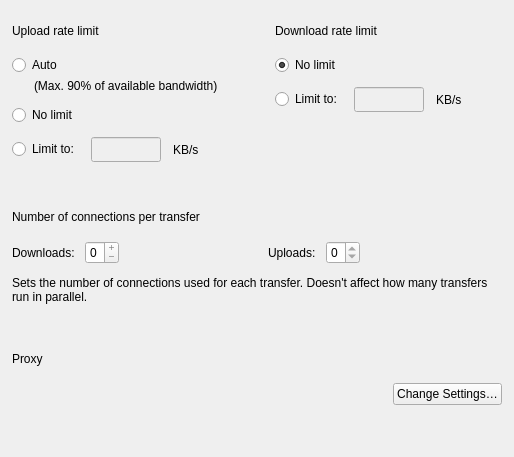
     <widget class="QWidget" name="pNetwork">
      <property name="focusPolicy">
       <enum>Qt::WheelFocus</enum>
      </property>
      <layout class="QVBoxLayout" name="verticalLayout_10" stretch="0,0,0,1">
       <property name="spacing">
        <number>24</number>
       </property>
       <property name="leftMargin">
        <number>0</number>
       </property>
       <property name="topMargin">
        <number>12</number>
       </property>
       <property name="rightMargin">
        <number>0</number>
       </property>
       <property name="bottomMargin">
        <number>0</number>
       </property>
       <item>
        <layout class="QHBoxLayout" name="hRateLimitsRow" stretch="1,1">
         <property name="spacing">
          <number>36</number>
         </property>
         <property name="leftMargin">
          <number>12</number>
         </property>
         <property name="topMargin">
          <number>12</number>
         </property>
         <property name="rightMargin">
          <number>12</number>
         </property>
         <property name="bottomMargin">
          <number>12</number>
         </property>
         <item>
          <layout class="QVBoxLayout" name="vUploadRateSection">
           <property name="spacing">
            <number>12</number>
           </property>
           <item>
            <layout class="QVBoxLayout" name="vUploadRateTitleLine">
             <property name="spacing">
              <number>4</number>
             </property>
             <item>
              <widget class="QLabel" name="lUploadRateLimitTitle">
               <property name="text">
                <string>Upload rate limit</string>
               </property>
               <property name="font-size" stdset="0">
                <string notr="true">caption</string>
               </property>
               <property name="semibold" stdset="0">
                <bool>true</bool>
               </property>
              </widget>
             </item>
             <item>
              <widget class="QFrame" name="fUploadRateLine">
               <property name="minimumSize">
                <size>
                 <width>0</width>
                 <height>1</height>
                </size>
               </property>
               <property name="maximumSize">
                <size>
                 <width>16777215</width>
                 <height>1</height>
                </size>
               </property>
               <property name="frameShape">
                <enum>QFrame::NoFrame</enum>
               </property>
              </widget>
             </item>
            </layout>
           </item>
           <item>
            <layout class="QVBoxLayout" name="vUploadRateChoices">
             <property name="spacing">
              <number>12</number>
             </property>
             <property name="leftMargin">
              <number>0</number>
             </property>
             <property name="topMargin">
              <number>0</number>
             </property>
             <property name="rightMargin">
              <number>0</number>
             </property>
             <property name="bottomMargin">
              <number>0</number>
             </property>
             <item>
              <layout class="QVBoxLayout" name="vUploadAutoGroup">
               <property name="spacing">
                <number>4</number>
               </property>
               <property name="leftMargin">
                <number>0</number>
               </property>
               <property name="topMargin">
                <number>0</number>
               </property>
               <property name="rightMargin">
                <number>0</number>
               </property>
               <property name="bottomMargin">
                <number>0</number>
               </property>
               <item>
                <widget class="QRadioButton" name="rUploadAutoLimit">
                 <property name="cursor">
                  <cursorShape>PointingHandCursor</cursorShape>
                 </property>
                 <property name="text">
                  <string>Auto</string>
                 </property>
                 <property name="checked">
                  <bool>true</bool>
                 </property>
                 <property name="font-size" stdset="0">
                  <string notr="true">body-2</string>
                 </property>
                 <property name="semibold" stdset="0">
                  <bool>true</bool>
                 </property>
                </widget>
               </item>
               <item>
                <layout class="QHBoxLayout" name="hUploadAutoNote">
                 <property name="leftMargin">
                  <number>0</number>
                 </property>
                 <property name="topMargin">
                  <number>0</number>
                 </property>
                 <property name="rightMargin">
                  <number>0</number>
                 </property>
                 <property name="bottomMargin">
                  <number>0</number>
                 </property>
                 <item>
                  <spacer name="sUploadAutoIndent">
                   <property name="orientation">
                    <enum>Qt::Horizontal</enum>
                   </property>
                   <property name="sizeType">
                    <enum>QSizePolicy::Maximum</enum>
                   </property>
                   <property name="sizeHint" stdset="0">
                    <size>
                     <width>22</width>
                     <height>14</height>
                    </size>
                   </property>
                  </spacer>
                 </item>
                 <item>
                  <widget class="QLabel" name="lUploadAutoNote">
                   <property name="text">
                    <string>(Max. 90% of available bandwidth)</string>
                   </property>
                   <property name="font-size" stdset="0">
                    <string notr="true">body-2</string>
                   </property>
                   <property name="regular" stdset="0">
                    <bool>true</bool>
                   </property>
                  </widget>
                 </item>
                </layout>
               </item>
              </layout>
             </item>
             <item>
              <layout class="QHBoxLayout" name="hUploadNoLimitRow">
               <property name="leftMargin">
                <number>0</number>
               </property>
               <property name="topMargin">
                <number>0</number>
               </property>
               <property name="rightMargin">
                <number>0</number>
               </property>
               <property name="bottomMargin">
                <number>0</number>
               </property>
               <item>
                <widget class="QRadioButton" name="rUploadNoLimit">
                 <property name="cursor">
                  <cursorShape>PointingHandCursor</cursorShape>
                 </property>
                 <property name="text">
                  <string>No limit</string>
                 </property>
                 <property name="font-size" stdset="0">
                  <string notr="true">body-2</string>
                 </property>
                 <property name="semibold" stdset="0">
                  <bool>true</bool>
                 </property>
                </widget>
               </item>
              </layout>
             </item>
             <item>
              <layout class="QHBoxLayout" name="hUploadLimitRow">
               <property name="leftMargin">
                <number>0</number>
               </property>
               <property name="topMargin">
                <number>0</number>
               </property>
               <property name="rightMargin">
                <number>0</number>
               </property>
               <property name="bottomMargin">
                <number>0</number>
               </property>
               <item>
                <widget class="QRadioButton" name="rUploadLimit">
                 <property name="cursor">
                  <cursorShape>PointingHandCursor</cursorShape>
                 </property>
                 <property name="text">
                  <string>Limit to:</string>
                 </property>
                 <property name="font-size" stdset="0">
                  <string notr="true">body-2</string>
                 </property>
                 <property name="semibold" stdset="0">
                  <bool>true</bool>
                 </property>
                </widget>
               </item>
               <item>
                <widget class="QLineEdit" name="eUploadLimit">
                 <property name="enabled">
                  <bool>false</bool>
                 </property>
                 <property name="minimumSize">
                  <size>
                   <width>70</width>
                   <height>25</height>
                  </size>
                 </property>
                 <property name="maximumSize">
                  <size>
                   <width>70</width>
                   <height>25</height>
                  </size>
                 </property>
                 <property name="alignment">
                  <set>Qt::AlignRight|Qt::AlignTrailing|Qt::AlignVCenter</set>
                 </property>
                 <property name="type" stdset="0">
                  <string notr="true">mega</string>
                 </property>
                </widget>
               </item>
               <item>
                <widget class="QLabel" name="lUploadLimitUnit">
                 <property name="text">
                  <string>KB/s</string>
                 </property>
                </widget>
               </item>
               <item>
                <spacer name="sUploadLimitTrail">
                 <property name="orientation">
                  <enum>Qt::Horizontal</enum>
                 </property>
                 <property name="sizeHint" stdset="0">
                  <size>
                   <width>40</width>
                   <height>20</height>
                  </size>
                 </property>
                </spacer>
               </item>
              </layout>
             </item>
            </layout>
           </item>
           <item>
            <spacer name="sUploadRateBottom">
             <property name="orientation">
              <enum>Qt::Vertical</enum>
             </property>
             <property name="sizeHint" stdset="0">
              <size>
               <width>20</width>
               <height>0</height>
              </size>
             </property>
            </spacer>
           </item>
          </layout>
         </item>
         <item>
          <layout class="QVBoxLayout" name="vDownloadRateSection">
           <property name="spacing">
            <number>12</number>
           </property>
           <item>
            <layout class="QVBoxLayout" name="vDownloadRateTitleLine">
             <property name="spacing">
              <number>4</number>
             </property>
             <item>
              <widget class="QLabel" name="lDownloadRateLimitTitle">
               <property name="text">
                <string>Download rate limit</string>
               </property>
               <property name="font-size" stdset="0">
                <string notr="true">caption</string>
               </property>
               <property name="semibold" stdset="0">
                <bool>true</bool>
               </property>
              </widget>
             </item>
             <item>
              <widget class="QFrame" name="fDownloadRateLine">
               <property name="minimumSize">
                <size>
                 <width>0</width>
                 <height>1</height>
                </size>
               </property>
               <property name="maximumSize">
                <size>
                 <width>16777215</width>
                 <height>1</height>
                </size>
               </property>
               <property name="frameShape">
                <enum>QFrame::NoFrame</enum>
               </property>
              </widget>
             </item>
            </layout>
           </item>
           <item>
            <layout class="QVBoxLayout" name="vDownloadRateChoices">
             <property name="spacing">
              <number>12</number>
             </property>
             <property name="leftMargin">
              <number>0</number>
             </property>
             <property name="topMargin">
              <number>0</number>
             </property>
             <property name="rightMargin">
              <number>0</number>
             </property>
             <property name="bottomMargin">
              <number>0</number>
             </property>
             <item>
              <layout class="QHBoxLayout" name="hDownloadNoLimitRow">
               <property name="leftMargin">
                <number>0</number>
               </property>
               <property name="topMargin">
                <number>0</number>
               </property>
               <property name="rightMargin">
                <number>0</number>
               </property>
               <property name="bottomMargin">
                <number>0</number>
               </property>
               <item>
                <widget class="QRadioButton" name="rDownloadNoLimit">
                 <property name="cursor">
                  <cursorShape>PointingHandCursor</cursorShape>
                 </property>
                 <property name="text">
                  <string>No limit</string>
                 </property>
                 <property name="checked">
                  <bool>true</bool>
                 </property>
                 <property name="font-size" stdset="0">
                  <string notr="true">body-2</string>
                 </property>
                 <property name="semibold" stdset="0">
                  <bool>true</bool>
                 </property>
                </widget>
               </item>
              </layout>
             </item>
             <item>
              <layout class="QHBoxLayout" name="hDownloadLimitRow">
               <property name="leftMargin">
                <number>0</number>
               </property>
               <property name="topMargin">
                <number>0</number>
               </property>
               <property name="rightMargin">
                <number>0</number>
               </property>
               <property name="bottomMargin">
                <number>0</number>
               </property>
               <item>
                <widget class="QRadioButton" name="rDownloadLimit">
                 <property name="cursor">
                  <cursorShape>PointingHandCursor</cursorShape>
                 </property>
                 <property name="text">
                  <string>Limit to:</string>
                 </property>
                 <property name="font-size" stdset="0">
                  <string notr="true">body-2</string>
                 </property>
                 <property name="semibold" stdset="0">
                  <bool>true</bool>
                 </property>
                </widget>
               </item>
               <item>
                <widget class="QLineEdit" name="eDownloadLimit">
                 <property name="enabled">
                  <bool>false</bool>
                 </property>
                 <property name="minimumSize">
                  <size>
                   <width>70</width>
                   <height>25</height>
                  </size>
                 </property>
                 <property name="maximumSize">
                  <size>
                   <width>70</width>
                   <height>25</height>
                  </size>
                 </property>
                 <property name="alignment">
                  <set>Qt::AlignRight|Qt::AlignTrailing|Qt::AlignVCenter</set>
                 </property>
                 <property name="type" stdset="0">
                  <string notr="true">mega</string>
                 </property>
                </widget>
               </item>
               <item>
                <widget class="QLabel" name="lDownloadLimitUnit">
                 <property name="text">
                  <string>KB/s</string>
                 </property>
                 <property name="font-size" stdset="0">
                  <string notr="true">body-2</string>
                 </property>
                 <property name="semibold" stdset="0">
                  <bool>true</bool>
                 </property>
                </widget>
               </item>
               <item>
                <spacer name="sDownloadLimitTrail">
                 <property name="orientation">
                  <enum>Qt::Horizontal</enum>
                 </property>
                 <property name="sizeHint" stdset="0">
                  <size>
                   <width>40</width>
                   <height>20</height>
                  </size>
                 </property>
                </spacer>
               </item>
              </layout>
             </item>
            </layout>
           </item>
           <item>
            <spacer name="sDownloadRateBottom">
             <property name="orientation">
              <enum>Qt::Vertical</enum>
             </property>
             <property name="sizeHint" stdset="0">
              <size>
               <width>20</width>
               <height>0</height>
              </size>
             </property>
            </spacer>
           </item>
          </layout>
         </item>
        </layout>
       </item>
       <item>
        <layout class="QVBoxLayout" name="vConnectionsSection">
         <property name="spacing">
          <number>12</number>
         </property>
         <property name="leftMargin">
          <number>12</number>
         </property>
         <property name="topMargin">
          <number>12</number>
         </property>
         <property name="rightMargin">
          <number>12</number>
         </property>
         <property name="bottomMargin">
          <number>12</number>
         </property>
         <item>
          <layout class="QVBoxLayout" name="vConnectionsTitleLine">
           <property name="spacing">
            <number>4</number>
           </property>
           <item>
            <widget class="QLabel" name="lConnectionsTitle">
             <property name="text">
              <string>Number of connections per transfer</string>
             </property>
             <property name="font-size" stdset="0">
              <string notr="true">caption</string>
             </property>
             <property name="semibold" stdset="0">
              <bool>true</bool>
             </property>
            </widget>
           </item>
           <item>
            <widget class="QFrame" name="fConnectionsLine">
             <property name="minimumSize">
              <size>
               <width>0</width>
               <height>1</height>
              </size>
             </property>
             <property name="maximumSize">
              <size>
               <width>16777215</width>
               <height>1</height>
              </size>
             </property>
             <property name="frameShape">
              <enum>QFrame::NoFrame</enum>
             </property>
            </widget>
           </item>
          </layout>
         </item>
         <item>
          <layout class="QHBoxLayout" name="hConnectionsRow" stretch="0,1,0,1">
           <property name="spacing">
            <number>6</number>
           </property>
           <item>
            <layout class="QHBoxLayout" name="hDownloadConnLayout">
             <property name="spacing">
              <number>10</number>
             </property>
             <item>
              <widget class="QLabel" name="lDownloadConnections">
               <property name="text">
                <string>Downloads:</string>
               </property>
               <property name="font-size" stdset="0">
                <string notr="true">body-2</string>
               </property>
               <property name="semibold" stdset="0">
                <bool>true</bool>
               </property>
              </widget>
             </item>
             <item>
              <widget class="QSpinBox" name="eMaxDownloadConnections">
               <property name="cursor">
                <cursorShape>PointingHandCursor</cursorShape>
               </property>
               <property name="buttonSymbols">
                <enum>QAbstractSpinBox::PlusMinus</enum>
               </property>
               <property name="minimum">
                <number>0</number>
               </property>
               <property name="maximum">
                <number>0</number>
               </property>
              </widget>
             </item>
            </layout>
           </item>
           <item>
            <spacer name="sConnectionsMid">
             <property name="orientation">
              <enum>Qt::Horizontal</enum>
             </property>
             <property name="sizeHint" stdset="0">
              <size>
               <width>40</width>
               <height>20</height>
              </size>
             </property>
            </spacer>
           </item>
           <item>
            <layout class="QHBoxLayout" name="hUploadConnLayout">
             <property name="spacing">
              <number>10</number>
             </property>
             <item>
              <widget class="QLabel" name="lUploadConnections">
               <property name="text">
                <string>Uploads:</string>
               </property>
               <property name="font-size" stdset="0">
                <string notr="true">body-2</string>
               </property>
               <property name="semibold" stdset="0">
                <bool>true</bool>
               </property>
              </widget>
             </item>
             <item>
              <widget class="QSpinBox" name="eMaxUploadConnections">
               <property name="cursor">
                <cursorShape>PointingHandCursor</cursorShape>
               </property>
               <property name="buttonSymbols">
                <enum>QAbstractSpinBox::UpDownArrows</enum>
               </property>
               <property name="minimum">
                <number>0</number>
               </property>
               <property name="maximum">
                <number>0</number>
               </property>
              </widget>
             </item>
            </layout>
           </item>
           <item>
            <spacer name="sConnectionsTrail">
             <property name="orientation">
              <enum>Qt::Horizontal</enum>
             </property>
             <property name="sizeHint" stdset="0">
              <size>
               <width>40</width>
               <height>20</height>
              </size>
             </property>
            </spacer>
           </item>
          </layout>
         </item>
         <item>
          <widget class="QLabel" name="lConnectionsDescription">
           <property name="text">
            <string>Sets the number of connections used for each transfer. Doesn't affect how many transfers run in parallel.</string>
           </property>
           <property name="wordWrap">
            <bool>true</bool>
           </property>
           <property name="font-size" stdset="0">
            <string notr="true">body-2</string>
           </property>
           <property name="regular" stdset="0">
            <bool>true</bool>
           </property>
          </widget>
         </item>
        </layout>
       </item>
       <item>
        <layout class="QVBoxLayout" name="vProxySection">
         <property name="spacing">
          <number>12</number>
         </property>
         <property name="leftMargin">
          <number>12</number>
         </property>
         <property name="topMargin">
          <number>12</number>
         </property>
         <property name="rightMargin">
          <number>12</number>
         </property>
         <property name="bottomMargin">
          <number>12</number>
         </property>
         <item>
          <layout class="QVBoxLayout" name="vProxyTitleLine">
           <property name="spacing">
            <number>4</number>
           </property>
           <item>
            <widget class="QLabel" name="lProxyTitle">
             <property name="text">
              <string>Proxy</string>
             </property>
             <property name="font-size" stdset="0">
              <string notr="true">caption</string>
             </property>
             <property name="semibold" stdset="0">
              <bool>true</bool>
             </property>
            </widget>
           </item>
           <item>
            <widget class="QFrame" name="fProxyLine">
             <property name="minimumSize">
              <size>
               <width>0</width>
               <height>1</height>
              </size>
             </property>
             <property name="maximumSize">
              <size>
               <width>16777215</width>
               <height>1</height>
              </size>
             </property>
             <property name="frameShape">
              <enum>QFrame::NoFrame</enum>
             </property>
            </widget>
           </item>
          </layout>
         </item>
         <item>
          <layout class="QHBoxLayout" name="hProxyRow">
           <item>
            <widget class="QLabel" name="lProxySettings">
             <property name="font-size" stdset="0">
              <string notr="true">body-2</string>
             </property>
             <property name="semibold" stdset="0">
              <bool>true</bool>
             </property>
            </widget>
           </item>
           <item>
            <spacer name="sProxyTrail">
             <property name="orientation">
              <enum>Qt::Horizontal</enum>
             </property>
             <property name="sizeHint" stdset="0">
              <size>
               <width>40</width>
               <height>20</height>
              </size>
             </property>
            </spacer>
           </item>
           <item>
            <widget class="QPushButton" name="bOpenProxySettings">
             <property name="sizePolicy">
              <sizepolicy hsizetype="Preferred" vsizetype="Fixed">
               <horstretch>0</horstretch>
               <verstretch>0</verstretch>
              </sizepolicy>
             </property>
             <property name="cursor">
              <cursorShape>PointingHandCursor</cursorShape>
             </property>
             <property name="text">
              <string>Change Settings…</string>
             </property>
             <property name="autoDefault">
              <bool>false</bool>
             </property>
             <property name="type" stdset="0">
              <string notr="true">secondary</string>
             </property>
             <property name="dimension" stdset="0">
              <string notr="true">small</string>
             </property>
            </widget>
           </item>
          </layout>
         </item>
        </layout>
       </item>
       <item>
        <spacer name="verticalSpacer">
         <property name="orientation">
          <enum>Qt::Vertical</enum>
         </property>
         <property name="sizeHint" stdset="0">
          <size>
           <width>20</width>
           <height>40</height>
          </size>
         </property>
        </spacer>
       </item>
      </layout>
     </widget>
